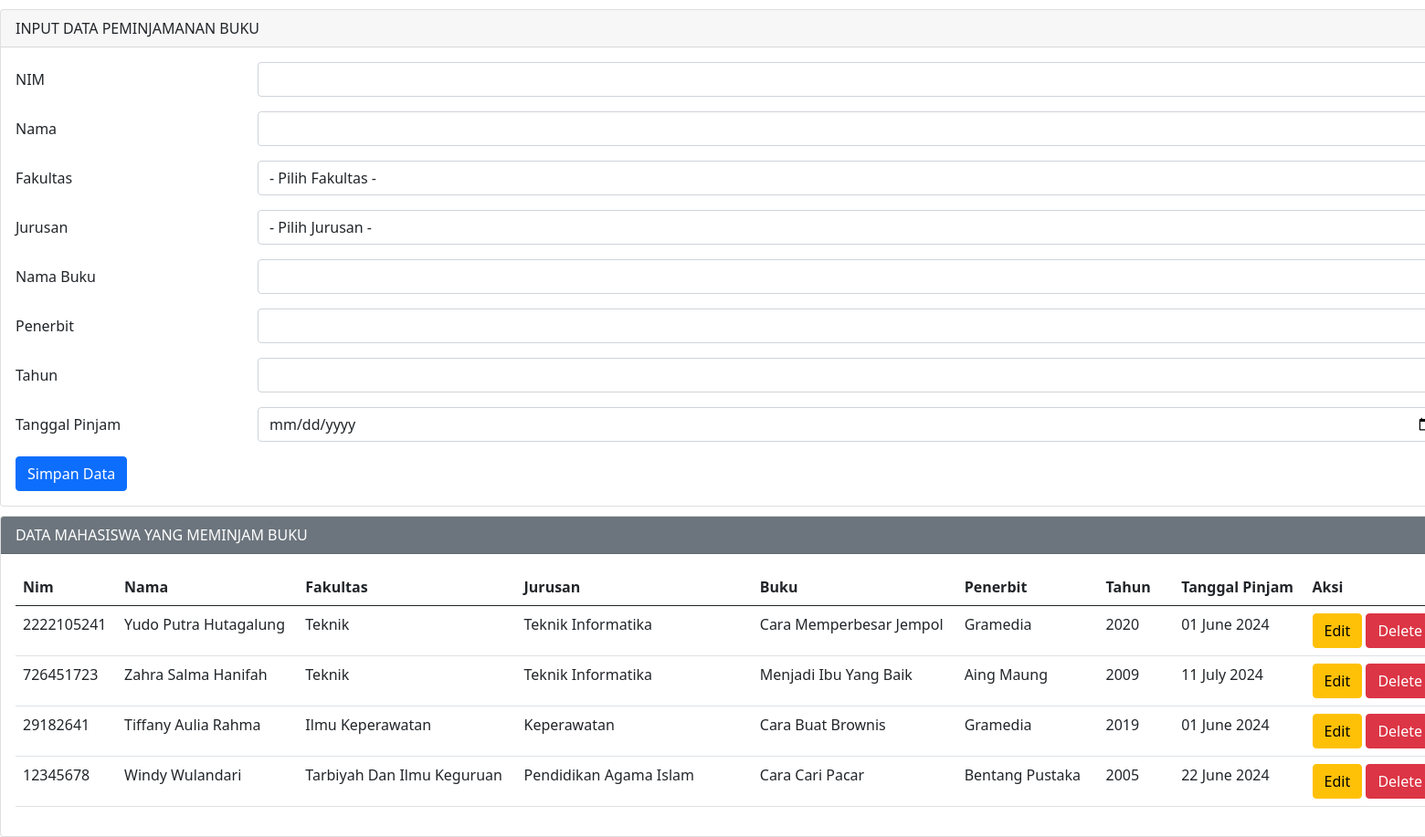
The page / on the database its author committed.
### tables this page shows
CREATE TABLE `peminjaman` (
  `id` int(11) NOT NULL,
  `nim` varchar(25) NOT NULL,
  `nama` varchar(25) NOT NULL,
  `namabuku` varchar(30) NOT NULL,
  `fakultas` varchar(50) NOT NULL,
  `jurusan` varchar(50) NOT NULL,
  `penerbit` varchar(25) NOT NULL,
  `tahun` varchar(25) NOT NULL,
  `tglpinjam` varchar(25) NOT NULL
);

### index.php (the view, shortened to what this page needs)
<?php
include 'koneksi.php';
$nim        = "";
$nama       = "";
$namabuku    = "";
$penerbit   = "";
$tahun      = "";
$tglpinjam  = "";
?>
<!DOCTYPE html>
<html lang="en">
<head>
    <link href="https://cdn.jsdelivr.net/npm/bootstrap@5.0.0-beta2/dist/css/bootstrap.min.css" rel="stylesheet">
</head>
<body>
    <div class="mx-auto">
        <div class="card">
            <div class="card-header">
                INPUT DATA PEMINJAMANAN BUKU
            </div>
            <div class="card-body">
                <form action="" method="POST">
                    <div class="mb-3 row">
                        <label for="nim" class="col-sm-2 col-form-label">NIM</label>
                        <div class="col-sm-10">
                            <input type="number" pattern="[0-9]*" class="form-control" id="nim" name="nim" value="<?php echo $nim ?>">
                        </div>
                    </div>
                    <div class="mb-3 row">
                        <label for="nama" class="col-sm-2 col-form-label">Nama</label>
                        <div class="col-sm-10">
                            <input type="text" class="form-control" id="nama" name="nama" value="<?php echo $nama ?>">
                        </div>
                    </div>
                    <div class="mb-3 row">
                        <label for="fakultas" class="col-sm-2 col-form-label">Fakultas</label>
                        <div class="col-sm-10">
                            <select class="form-control" name="fakultas" id="fakultas">
                                <option value="">- Pilih Fakultas -</option>
                            </select>
                        </div>
                    </div>
                    <div class="mb-3 row">
                        <label for="jurusan" class="col-sm-2 col-form-label">Jurusan</label>
                        <div class="col-sm-10">
                            <select class="form-control" name="jurusan" id="jurusan">
                                <option value="">- Pilih Jurusan -</option>
                            </select>
                        </div>
                    </div>
                    <div class="mb-3 row">
                        <label for="namabuku" class="col-sm-2 col-form-label">Nama Buku</label>
                        <div class="col-sm-10">
                            <input type="text" class="form-control" id="namabuku" name="namabuku" value="<?php echo $namabuku ?>">
                        </div>
                    </div>
                    <div class="mb-3 row">
                        <label for="penerbit" class="col-sm-2 col-form-label">Penerbit</label>
                        <div class="col-sm-10">
                            <input type="text" class="form-control" id="penerbit" name="penerbit" value="<?php echo $penerbit ?>">
                        </div>
                    </div>
                    <div class="mb-3 row">
                        <label for="tahun" class="col-sm-2 col-form-label">Tahun</label>
                        <div class="col-sm-10">
                            <input type="number" pattern="[0-9]*" class="form-control" id="tahun" name="tahun" value="<?php echo $tahun ?>">
                        </div>
                    </div>
                    <div class="mb-3 row">
                        <label for="tglpinjam" class="col-sm-2 col-form-label">Tanggal Pinjam</label>
                        <div class="col-sm-10">
                            <input type="date" pattern="[0-9]*" class="form-control" id="tglpinjam" name="tglpinjam" value="<?php echo $tglpinjam ?>">
                        </div>
                    </div>
                    <div class="col-12">
                        <input type="submit" name="simpan" value="Simpan Data" class="btn btn-primary" />
                    </div>
                </form>
            </div>
        </div>
        <div class="card">
            <div class="card-header text-white bg-secondary">
                DATA MAHASISWA YANG MEMINJAM BUKU
            </div>
            <div class="card-body">
                <table class="table">
                <thead>
                    <tr>
                        <th scope="col" style="width: 50px;">Nim</th>
                        <th scope="col" style="width: 150px;">Nama</th>
                        <th scope="col" style="width: 200px;">Fakultas</th>
                        <th scope="col" style="width: 250px;">Jurusan</th>
                        <th scope="col" style="width: 150px;">Buku</th>
                        <th scope="col" style="width: 150px;">Penerbit</th>
                        <th scope="col" style="width: 80px;">Tahun</th>
                        <th scope="col" style="width: 120px;">Tanggal Pinjam</th>
                        <th scope="col" style="width: 120px;">Aksi</th>
                    </tr>
                </thead>
                    <tbody>
                        <?php
                        $sql2   = "SELECT id, nim, nama, fakultas, jurusan, namabuku, penerbit, tahun, DATE_FORMAT(tglpinjam, '%d %M %Y') as tglpinjam FROM peminjaman ORDER BY id DESC";
                        $q2     = mysqli_query($koneksi, $sql2);
                        while ($r2 = mysqli_fetch_array($q2)) {
                            $id         = $r2['id'];
                            $nim        = $r2['nim'];
                            $nama       = $r2['nama'];
                            $fakultas   = $r2['fakultas'];
                            $jurusan    = $r2['jurusan'];
                            $namabuku   = $r2['namabuku'];
                            $penerbit   = $r2['penerbit'];
                            $tahun      = $r2['tahun'];
                            $tglpinjam  = $r2['tglpinjam'];
                        ?>
                            <tr>
                                <td scope="row"><?php echo $nim ?></td>
                                <td scope="row"><?php echo $nama ?></td>
                                <td scope="row"><?php echo $fakultas ?></td>
                                <td scope="row"><?php echo $jurusan ?></td>
                                <td scope="row"><?php echo $namabuku ?></td>
                                <td scope="row"><?php echo $penerbit ?></td>
                                <td scope="row"><?php echo $tahun ?></td>
                                <td scope="row"><?php echo $tglpinjam ?></td>
                                <td scope="row">
                                    <a href="index.php?op=edit&id=<?php echo $id ?>"><button type="button" class="btn btn-warning">Edit</button></a>
                                    <a href="index.php?op=delete&id=<?php echo $id?>" onclick="return confirm('Yakin mau delete data?')"><button type="button" class="btn btn-danger">Delete</button></a>
                                </td>
                            </tr>
                        <?php
                        }
                        ?>
                    </tbody>
                </table>
            </div>
        </div>
    </div>
</body>
</html>

### index.php (style rules this page uses)
.mx-auto { width: 1600px; }
.card { margin-top: 10px; }
body { background-image: url('images/background.jpg'); background-size: cover; background-repeat: no-repeat; background-position: center center; background-attachment: fixed; }
.table th, .table td { white-space: nowrap; overflow: hidden; text-overflow: ellipsis; max-width: 300px; }

### rows shown on the page
peminjaman: nim "2222105241", nama "Yudo Putra Hutagalung", fakultas "Teknik", jurusan "Teknik Informatika", namabuku "Cara Memperbesar Jempol", penerbit "Gramedia", tahun "2020", tglpinjam "01 June 2024"
peminjaman: nim "726451723", nama "Zahra Salma Hanifah", fakultas "Teknik", jurusan "Teknik Informatika", namabuku "Menjadi Ibu Yang Baik", penerbit "Aing Maung", tahun "2009", tglpinjam "11 July 2024"
peminjaman: nim "29182641", nama "Tiffany Aulia Rahma", fakultas "Ilmu Keperawatan", jurusan "Keperawatan", namabuku "Cara Buat Brownis", penerbit "Gramedia", tahun "2019", tglpinjam "01 June 2024"
peminjaman: nim "12345678", nama "Windy Wulandari", fakultas "Tarbiyah Dan Ilmu Keguruan", jurusan "Pendidikan Agama Islam", namabuku "Cara Cari Pacar", penerbit "Bentang Pustaka", tahun "2005", tglpinjam "22 June 2024"
